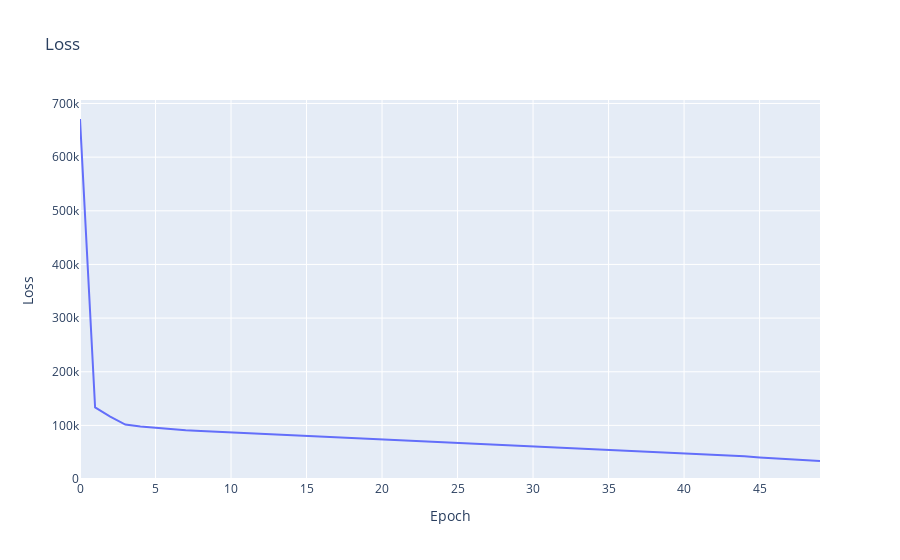

Notebook code cell kept with this figure:
### Code cell
x = [i for i in range(len(store_epoch["loss"]))]
y = store_epoch["loss"]

fig = go.Figure(data=go.Scatter(x=x, y=y, mode="lines"))
# fig.update_yaxes(type="log")
fig.update_layout(title="Loss", xaxis_title="Epoch", yaxis_title="Loss")

fig.show()

### Figure 1 — Plotly figure (JSON) as saved in the notebook; plotly's stock layout.template omitted (floating-point values rounded to 4 significant figures)
{"data": [{"mode": "lines", "type": "scatter", "x": [0, 1, 2, 3, 4, 5, 6, 7, 8, 9, 10, 11, 12, 13, 14, 15, 16, 17, 18, 19, 20, 21, 22, 23, 24, 25, 26, 27, 28, 29, 30, 31, 32, 33, 34, 35, 36, 37, 38, 39, 40, 41, 42, 43, 44, 45, 46, 47, 48, 49], "y": [671100.0, 133400.0, 116500.0, 101600.0, 97880.0, 95190.0, 92800.0, 91050.0, 89480.0, 88170.0, 86850.0, 85500.0, 84330.0, 83150.0, 82000.0, 80450.0, 79000.0, 77550.0, 76350.0, 75160.0, 73960.0, 72760.0, 71560.0, 70350.0, 69150.0, 67930.0, 66720.0, 65500.0, 64320.0, 62900.0, 61490.0, 60250.0, 59010.0, 57760.0, 56500.0, 55230.0, 53950.0, 52660.0, 51400.0, 50000.0, 48680.0, 47350.0, 45710.0, 44180.0, 42330.0, 40110.0, 38220.0, 36830.0, 35140.0, 33660.0]}], "layout": {"title": {"text": "Loss"}, "xaxis": {"title": {"text": "Epoch"}}, "yaxis": {"title": {"text": "Loss"}}}}
